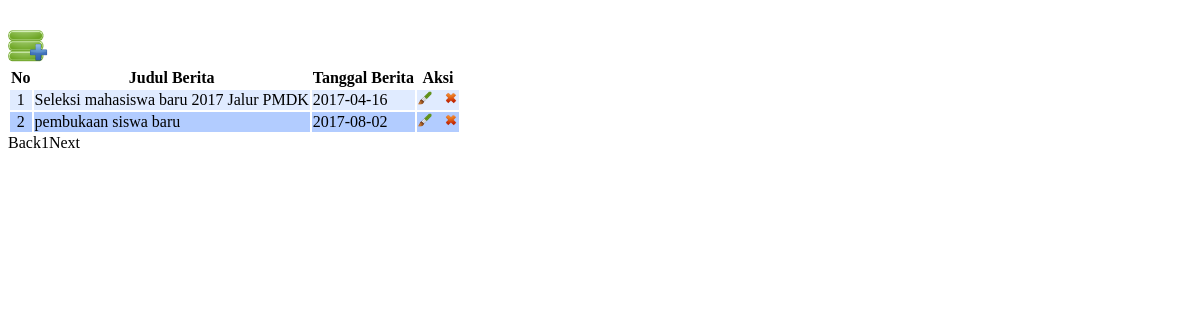
Screenshot of /admin/page/page_berita/berita.php with the database file from the repository.
### tables this page shows
CREATE TABLE IF NOT EXISTS `berita` (
  `id` int(11) NOT NULL,
  `judul_berita` varchar(50) NOT NULL,
  `isi_berita` text NOT NULL,
  `tanggal_berita` date NOT NULL
);

### admin/page/page_berita/berita.php (the view, shortened to what this page needs)
<html>
<head>
<link type="text/css" href="css/smoothness/jquery-ui-1.8.24.custom.css" rel="stylesheet" />
</head>
<body>
<?php
$aksi="page/page_berita/aksi_berita.php";
switch($_GET['act']){
	default:
	$offset=$_GET['offset'];
	$limit = 10;
	if (empty ($offset)) {
		$offset = 0;
	}
$tampil=mysqli_query($db,"SELECT * FROM berita ORDER BY id");
	$baris=mysqli_num_rows($tampil);
echo "<br>
		<img src='images/tambahdata.png' width='40' height='40' style='cursor:pointer' title='Tambah Berita' alt='tambah' onclick=\"window.location.href='?page=berita&act=tambahberita';\">
		";
	if($baris>0){
	echo      "<table>
			<tr>
			<th>No</th>
			<th>Judul Berita</th>
			<th>Tanggal Berita</th>
			<th>Aksi</th>
			</tr>";
$hasil = mysqli_query($db,"SELECT * FROM berita ORDER BY id limit $offset,$limit");
	$no = 1 + $offset;
$warnaGenap = "#B2CCFF";
$warnaGanjil = "#E0EBFF";
$counter = 1;
while($r = mysqli_fetch_array($hasil))
{
	if ($counter % 2 == 0) $warna = $warnaGenap;
	else $warna = $warnaGanjil;
	echo "<tr bgcolor='".$warna."'>
		<td align=center>$no</td>
		<td>".$r['judul_berita']."</td>
		<td>".$r['tanggal_berita']."</td>
		<td align='center'><a href=?page=berita&act=editberita&id=$r[id]><img src='images/edit.png' title='Ubah' alt='Ubah' width='14' height='14'></a> &nbsp;
					<a href=\"JavaScript: confirmIt('Anda yakin akan menghapusnya ?','$aksi?page=berita&act=hapus&id=$r[id]','','','','u','n','Self','Self')\" onMouseOver=\"self.status=''; return true\" onMouseOut=\"self.status=''; return true\"><img src='images/hapus.png' title='Hapus' alt='Hapus' width='14' height='14'></a>
		</td>
		</tr>";
$no++;
$counter++;
}
echo "</table>";
echo "<div class=paging>";
	if ($offset!=0) {
		$prevoffset = $offset-10;
		echo "<span class=prevnext> <a href=$PHP_SELF?page=berita&offset=$prevoffset>Back</a></span>";
	}
	else {
		echo "<span class=disabled>Back</span>";
	}
	$halaman = intval($baris/$limit);
	if ($baris%$limit){
		$halaman++;
	}
	for($i=1;$i<=$halaman;$i++){
		$newoffset = $limit * ($i-1);
		if($offset!=$newoffset){
			echo "<a href=$PHP_SELF?page=berita&offset=$newoffset>$i</a>";
		}
		else {
			echo "<span class=current>".$i."</span>";
		}
	}
	if(!(($offset/$limit)+1==$halaman) && $halaman !=1){
		$newoffset = $offset + $limit;
		echo "<span class=prevnext><a href=$PHP_SELF?page=berita&offset=$newoffset>Next</a>";
	}
	else {
		echo "<span class=disabled>Next</span>";
	}
	echo "</div>";
	}else{
	echo "<br><b>Data Kosong !</b>";
	}
    break;
}
?>
</body>
</html>

### rows the page displays
berita: judul_berita "Seleksi mahasiswa baru 2017 Jalur PMDK", tanggal_berita "2017-04-16"
berita: judul_berita "pembukaan siswa baru", tanggal_berita "2017-08-02"
